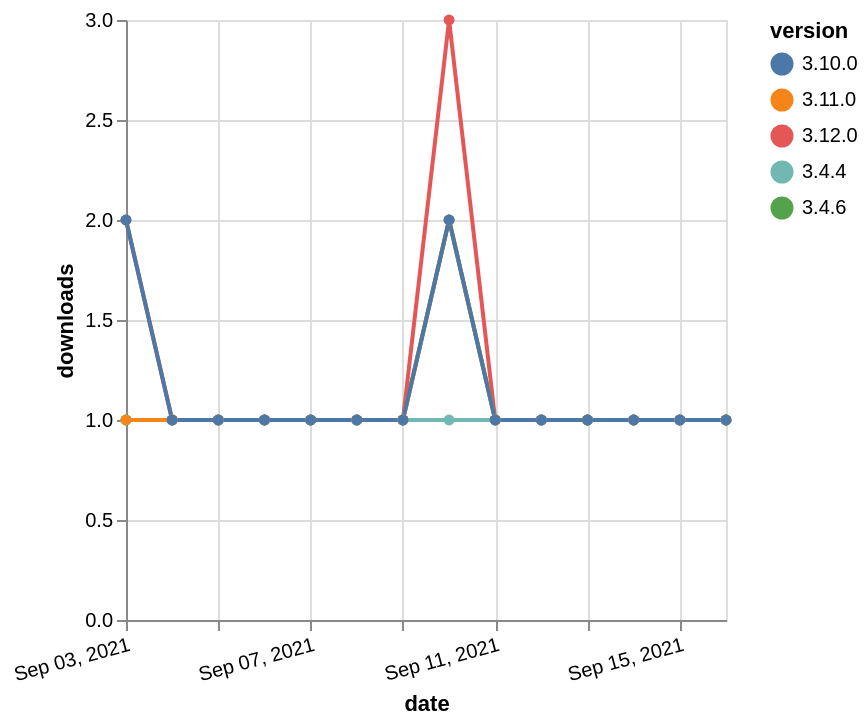

Write the Vega-Lite specification saved for this chart.
### Vega-Lite specification from a JSON file in a GitHub repository (floating-point values rounded to 4 significant figures)
{"$schema": "https://vega.github.io/schema/vega-lite/v5.json", "description": "A simple bar chart with embedded data.", "data": {"values": [{"date": "2021-09-03", "total": 186, "delta": 2, "version": "3.12.0"}, {"date": "2021-09-04", "total": 187, "delta": 1, "version": "3.12.0"}, {"date": "2021-09-05", "total": 188, "delta": 1, "version": "3.12.0"}, {"date": "2021-09-06", "total": 189, "delta": 1, "version": "3.12.0"}, {"date": "2021-09-07", "total": 190, "delta": 1, "version": "3.12.0"}, {"date": "2021-09-08", "total": 191, "delta": 1, "version": "3.12.0"}, {"date": "2021-09-09", "total": 192, "delta": 1, "version": "3.12.0"}, {"date": "2021-09-10", "total": 195, "delta": 3, "version": "3.12.0"}, {"date": "2021-09-11", "total": 196, "delta": 1, "version": "3.12.0"}, {"date": "2021-09-12", "total": 197, "delta": 1, "version": "3.12.0"}, {"date": "2021-09-13", "total": 198, "delta": 1, "version": "3.12.0"}, {"date": "2021-09-14", "total": 199, "delta": 1, "version": "3.12.0"}, {"date": "2021-09-15", "total": 200, "delta": 1, "version": "3.12.0"}, {"date": "2021-09-16", "total": 201, "delta": 1, "version": "3.12.0"}, {"date": "2021-09-03", "total": 175, "delta": 1, "version": "3.4.6"}, {"date": "2021-09-04", "total": 176, "delta": 1, "version": "3.4.6"}, {"date": "2021-09-05", "total": 177, "delta": 1, "version": "3.4.6"}, {"date": "2021-09-06", "total": 178, "delta": 1, "version": "3.4.6"}, {"date": "2021-09-07", "total": 179, "delta": 1, "version": "3.4.6"}, {"date": "2021-09-08", "total": 180, "delta": 1, "version": "3.4.6"}, {"date": "2021-09-09", "total": 181, "delta": 1, "version": "3.4.6"}, {"date": "2021-09-10", "total": 183, "delta": 2, "version": "3.4.6"}, {"date": "2021-09-11", "total": 184, "delta": 1, "version": "3.4.6"}, {"date": "2021-09-12", "total": 185, "delta": 1, "version": "3.4.6"}, {"date": "2021-09-13", "total": 186, "delta": 1, "version": "3.4.6"}, {"date": "2021-09-14", "total": 187, "delta": 1, "version": "3.4.6"}, {"date": "2021-09-15", "total": 188, "delta": 1, "version": "3.4.6"}, {"date": "2021-09-16", "total": 189, "delta": 1, "version": "3.4.6"}, {"date": "2021-09-03", "total": 222, "delta": 1, "version": "3.4.4"}, {"date": "2021-09-04", "total": 223, "delta": 1, "version": "3.4.4"}, {"date": "2021-09-05", "total": 224, "delta": 1, "version": "3.4.4"}, {"date": "2021-09-06", "total": 225, "delta": 1, "version": "3.4.4"}, {"date": "2021-09-07", "total": 226, "delta": 1, "version": "3.4.4"}, {"date": "2021-09-08", "total": 227, "delta": 1, "version": "3.4.4"}, {"date": "2021-09-09", "total": 228, "delta": 1, "version": "3.4.4"}, {"date": "2021-09-10", "total": 229, "delta": 1, "version": "3.4.4"}, {"date": "2021-09-11", "total": 230, "delta": 1, "version": "3.4.4"}, {"date": "2021-09-12", "total": 231, "delta": 1, "version": "3.4.4"}, {"date": "2021-09-13", "total": 232, "delta": 1, "version": "3.4.4"}, {"date": "2021-09-14", "total": 233, "delta": 1, "version": "3.4.4"}, {"date": "2021-09-15", "total": 234, "delta": 1, "version": "3.4.4"}, {"date": "2021-09-16", "total": 235, "delta": 1, "version": "3.4.4"}, {"date": "2021-09-03", "total": 140, "delta": 1, "version": "3.11.0"}, {"date": "2021-09-04", "total": 141, "delta": 1, "version": "3.11.0"}, {"date": "2021-09-05", "total": 142, "delta": 1, "version": "3.11.0"}, {"date": "2021-09-06", "total": 143, "delta": 1, "version": "3.11.0"}, {"date": "2021-09-07", "total": 144, "delta": 1, "version": "3.11.0"}, {"date": "2021-09-08", "total": 145, "delta": 1, "version": "3.11.0"}, {"date": "2021-09-09", "total": 146, "delta": 1, "version": "3.11.0"}, {"date": "2021-09-10", "total": 148, "delta": 2, "version": "3.11.0"}, {"date": "2021-09-11", "total": 149, "delta": 1, "version": "3.11.0"}, {"date": "2021-09-12", "total": 150, "delta": 1, "version": "3.11.0"}, {"date": "2021-09-13", "total": 151, "delta": 1, "version": "3.11.0"}, {"date": "2021-09-14", "total": 152, "delta": 1, "version": "3.11.0"}, {"date": "2021-09-15", "total": 153, "delta": 1, "version": "3.11.0"}, {"date": "2021-09-16", "total": 154, "delta": 1, "version": "3.11.0"}, {"date": "2021-09-03", "total": 166, "delta": 2, "version": "3.10.0"}, {"date": "2021-09-04", "total": 167, "delta": 1, "version": "3.10.0"}, {"date": "2021-09-05", "total": 168, "delta": 1, "version": "3.10.0"}, {"date": "2021-09-06", "total": 169, "delta": 1, "version": "3.10.0"}, {"date": "2021-09-07", "total": 170, "delta": 1, "version": "3.10.0"}, {"date": "2021-09-08", "total": 171, "delta": 1, "version": "3.10.0"}, {"date": "2021-09-09", "total": 172, "delta": 1, "version": "3.10.0"}, {"date": "2021-09-10", "total": 174, "delta": 2, "version": "3.10.0"}, {"date": "2021-09-11", "total": 175, "delta": 1, "version": "3.10.0"}, {"date": "2021-09-12", "total": 176, "delta": 1, "version": "3.10.0"}, {"date": "2021-09-13", "total": 177, "delta": 1, "version": "3.10.0"}, {"date": "2021-09-14", "total": 178, "delta": 1, "version": "3.10.0"}, {"date": "2021-09-15", "total": 179, "delta": 1, "version": "3.10.0"}, {"date": "2021-09-16", "total": 180, "delta": 1, "version": "3.10.0"}]}, "width": "container", "mark": {"type": "line", "point": {"filled": true}}, "encoding": {"x": {"field": "date", "type": "temporal", "timeUnit": "yearmonthdate", "title": "date", "axis": {"labelAngle": -15}}, "y": {"field": "delta", "type": "quantitative", "title": "downloads"}, "color": {"field": "version", "type": "nominal"}, "tooltip": {"field": "delta"}}}
